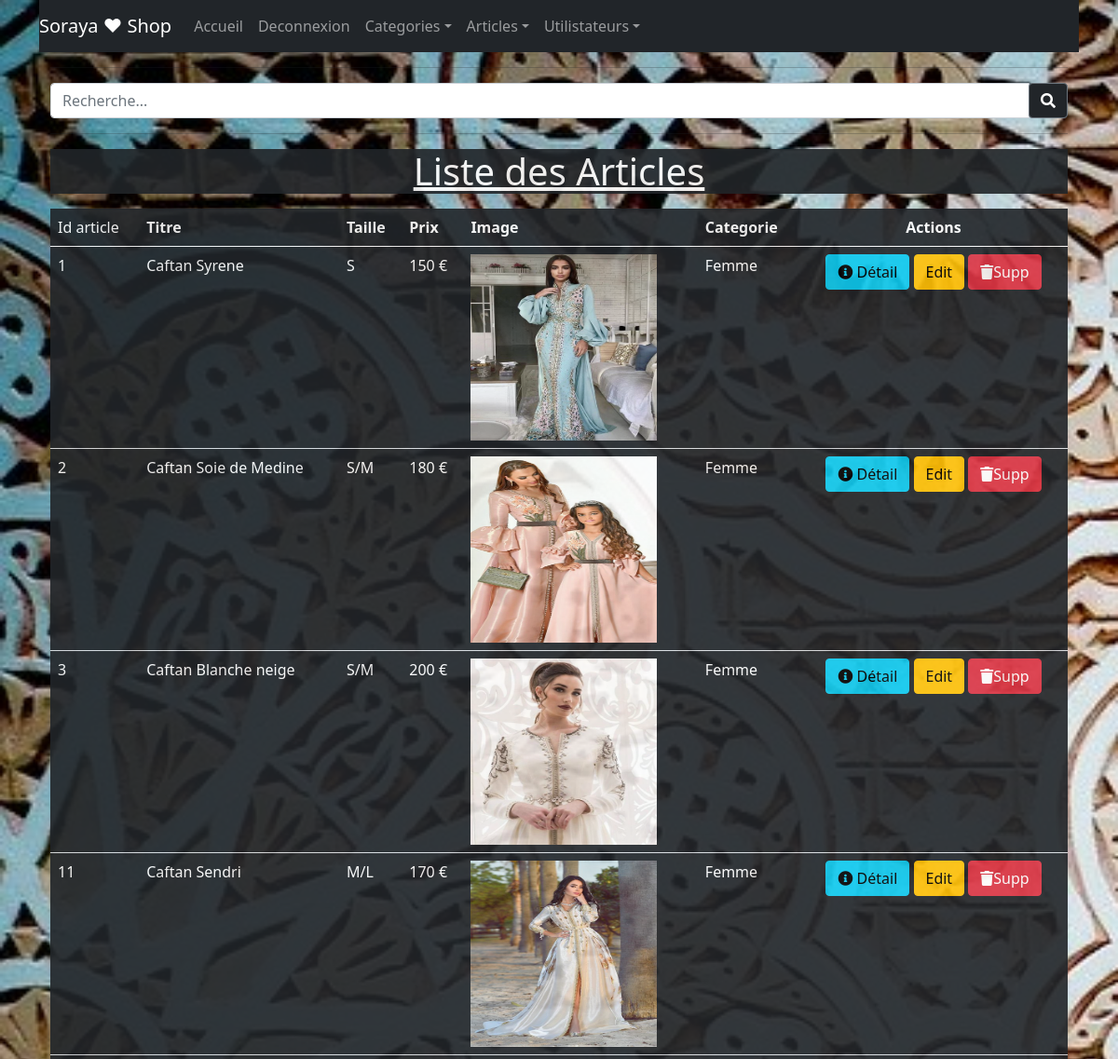
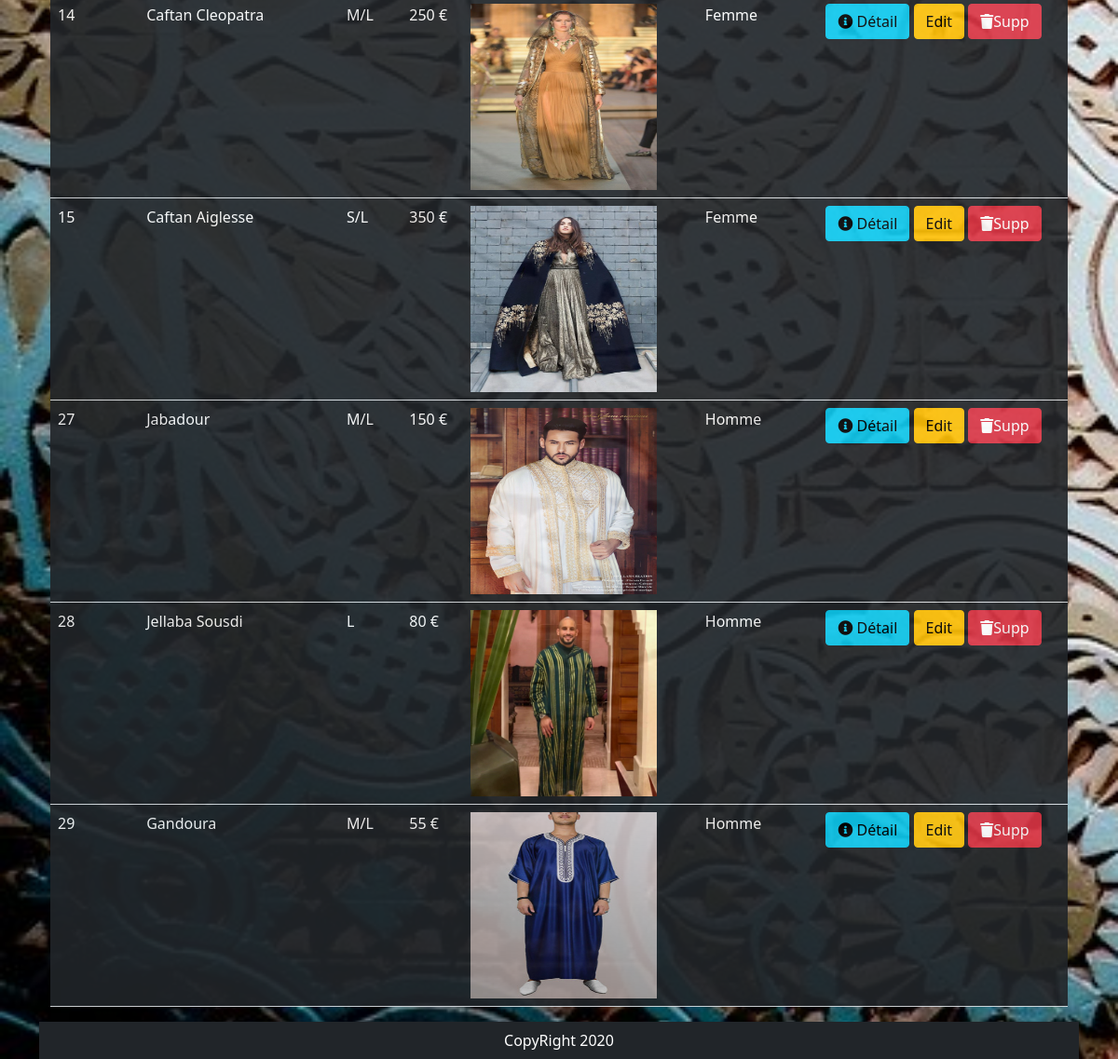
Page /index.php?action=list_article (signed in) on the committed database (2 pictures, top to bottom).
### tables this page shows
CREATE TABLE `article` (
  `id_article` int(11) NOT NULL,
  `titre` varchar(50) NOT NULL,
  `taille` varchar(10) NOT NULL,
  `prix` int(11) NOT NULL,
  `description` varchar(300) NOT NULL,
  `image` varchar(50) NOT NULL,
  `etat` int(11) NOT NULL DEFAULT 1,
  `date_created_art` timestamp NOT NULL DEFAULT current_timestamp(),
  `id_categorie` int(11) NOT NULL
);

### index.php (called while the page is built, shortened)
<?php
$router= new Router();
$router->getPath();

### models/admin/AdminArticleModel.php (called while the page is built, shortened)
<?php
class AdminArticleModel extends Driver{
public function getArticle($id = null, $search = null){
    if(!empty($search)){
        $sql = "SELECT * FROM article a
                INNER JOIN categorie c
                ON a.id_categorie = c.id_categorie
                WHERE titre like ?  OR nom_categorie LIKE ?";
        $tabSearch = ["%$search","$search"];
        $res = $this->getRequest($sql,$tabSearch);
        }else if(!empty($id)){
            $sql = "SELECT * FROM article WHERE id_article =?";
            $res= $this->getRequest($sql,[$id]);
        }else{
            $sql = "SELECT * FROM article";
            $res = $this->getRequest($sql);
        }
        $lines = $res->fetchAll(PDO::FETCH_OBJ);
        $datas = [];
        foreach($lines as $line){
            $art = new article();
            $art->setId_article($line->id_article);
            $art->setTitre($line->titre);
            $art->setPrix($line->prix);
            $art->setTaille($line->taille);
            $art->setImage($line->image);
            $art->setDescription($line->description);
            $art->setDate_created_art($line->date_created_art);
            $art->setId_categorie($line->id_categorie);
            $art->etat = $line->etat;
            $art->nom_cat = $this->getNameCat($line->id_categorie)->getNom_categorie();
            array_push($datas,$art);
        }
        return $datas;
    }
    public function getNameCat($id){
        $sql = "SELECT * FROM categorie WHERE id_categorie = ?";
        $res = $this->getRequest($sql,[$id]);
        $data = $res->fetch(PDO::FETCH_OBJ);
        $cat = new Categorie();
        if($res->rowCount()){
            $cat->setId_categorie($data->id_categorie);
            $cat->setNom_categorie($data->nom_categorie);
        }
        return $cat;
    }
}

### models/Driver.php (called while the page is built)
<?php
abstract class Driver{
    private static $bd;
    protected function getRequest($sql, $params = null){
        $resultat = self::getBd()->prepare($sql);
        $resultat->execute($params);
        return $resultat;
    }
    private static function getBd(){
        if(self::$bd === null){
            self::$bd = new PDO('mysql:host=localhost;dbname=Soraya_Shop','root','');
           self::$bd->setAttribute(PDO::ATTR_ERRMODE,PDO::ERRMODE_EXCEPTION);
        }
        return self::$bd;
    }
}

### models/Article.php (called while the page is built, shortened)
<?php
class article{
    private $id_article;
    private $titre;
    private $taille;
    private $prix;
    private $image;
    public function getId_article()
    {
        return $this->id_article;
    }
    public function setId_article($id_article)
    {
        $this->id_article = $id_article;
        return $this;
    }
    public function getTitre()
    {
        return $this->titre;
    }
    public function setTitre($titre)
    {
        $this->titre = $titre;
        return $this;
    }
    public function getTaille()
    {
        return $this->taille;
    }
    public function setTaille($taille)
    {
        $this->taille = $taille;
        return $this;
    }
    public function getPrix()
    {
        return $this->prix;
    }
    public function setPrix($prix)
    {
        $this->prix = $prix;
        return $this;
    }
    public function getImage()
    {
        return $this->image;
    }
    public function setImage($image)
    {
        $this->image = $image;
        return $this;
    }
    public function setDate_created_art($date_created_art)
    {
        return $this;
    }
    public function setId_categorie($id_categorie)
    {
        return $this;
    }
    public function setDescription($description)
    {
        return $this;
    }
}

### models/Categorie.php (called while the page is built, shortened)
<?php
class Categorie{
    private $nom_categorie;
    public function setId_categorie($id_categorie)
    {
        return $this;
    }
    public function getNom_categorie()
    {
        return $this->nom_categorie;
    }
    public function setNom_categorie($nom_categorie)
    {
        $this->nom_categorie = $nom_categorie;
        return $this;
    }
}

### views/admin/articleItems.php (the view, shortened to what this page needs)
<div class="container ">
<hr>
<form action="" method="post" class="">
    <div class="input-group mb-3">
        <input type="text" name="search" class="form-control" placeholder="Recherche..." aria-label="" aria-describedby="">
        <div class="input-group-append">
            <button name="envoi" class="text-white bg-dark btn btn-outline-secondary" type="submit"><i class="fa fa-search"></i></button>
        </div>
    </div>
</form>
<hr>
<h1 class="table bg-dark text-center text-white" style="opacity: 0.9;"><u>Liste des Articles</u></h1>
<table class="table bg-dark text-white" style="opacity: 0.9;">
    <thead class="thead-dark">
        <tr>
            <td>Id article</td>
            <th>Titre</th>
            <th>Taille</th>
            <th>Prix</th>
            <th>Image</th>
            <th colspan="2">Categorie</th>
            <?php if (isset($_SESSION['Auth'])) {
              if ($_SESSION['Auth']->role == 1) { ?>
            <th class="text-center" colspan="3">Actions</th>
            <?php }}?>
        </tr>
    </thead>
    <tbody>
        <?php foreach ($rows as $row) { ?>
            <tr>
                <td><?=$row->getId_article(); ?></td>
                <td><?= $row->getTitre(); ?></td>
                <td><?= $row->getTaille(); ?></td>
                <td><?= $row->getPrix(); ?> €</td>
                <td><img src="./assets/images/<?= $row->getImage(); ?>" alt="" width="200" height="200" /></td>
                 <td><?= $row->nom_cat; ?></td>
                <td>
                <?php if (isset($_SESSION['Auth'])) {
              if ($_SESSION['Auth']->role == 1) { ?>
                <td class="text-center ">
                    <a href="index.php?action=list_article&id=<?= $row->getId_article(); ?>" class="btn btn-info"><i class="fa fa-info-circle"></i> Détail</a>
                    <a href="index.php?action=edit_article&id=<?= $row->getId_article(); ?>" class="btn btn-warning"><i class="fa fa-pencil"></i>Edit</a>
                    <a onclick="return confirm('Voulez-vous supprimer?')" href="index.php?action=delete_article&id=<?= $row->getId_article(); ?>&image=<?= $row->getImage(); ?>" class="btn btn-danger"><i class="fa fa-trash"></i>Supp</a>
                </td>
            </tr>
        <?php }}} ?>
    </tbody>
</table>
</div>
<?php
require_once('./views/template.php');
?>

### assets/css/style.css (style rules this page uses)
body { background-color: rgb(57, 59, 59); }

### views/template.php (style rules this page uses)
body { background-image: url("./assets/images/oriental.jpg"); background-size:cover; }

### rows in the picture
article: id_article "1", titre "Caftan Syrene", taille "S", prix "150", image (picture), nom_cat "Femme"
article: id_article "2", titre "Caftan Soie de Medine", taille "S/M", prix "180", image (picture), nom_cat "Femme"
article: id_article "3", titre "Caftan Blanche neige", taille "S/M", prix "200", image (picture), nom_cat "Femme"
article: id_article "11", titre "Caftan Sendri", taille "M/L", prix "170", image (picture), nom_cat "Femme"
article: id_article "14", titre "Caftan Cleopatra", taille "M/L", prix "250", image (picture), nom_cat "Femme"
article: id_article "15", titre "Caftan Aiglesse", taille "S/L", prix "350", image (picture), nom_cat "Femme"
article: id_article "27", titre "Jabadour", taille "M/L", prix "150", image (picture), nom_cat "Homme"
article: id_article "28", titre "Jellaba Sousdi", taille "L", prix "80", image (picture), nom_cat "Homme"
article: id_article "29", titre "Gandoura", taille "M/L", prix "55", image (picture), nom_cat "Homme"
